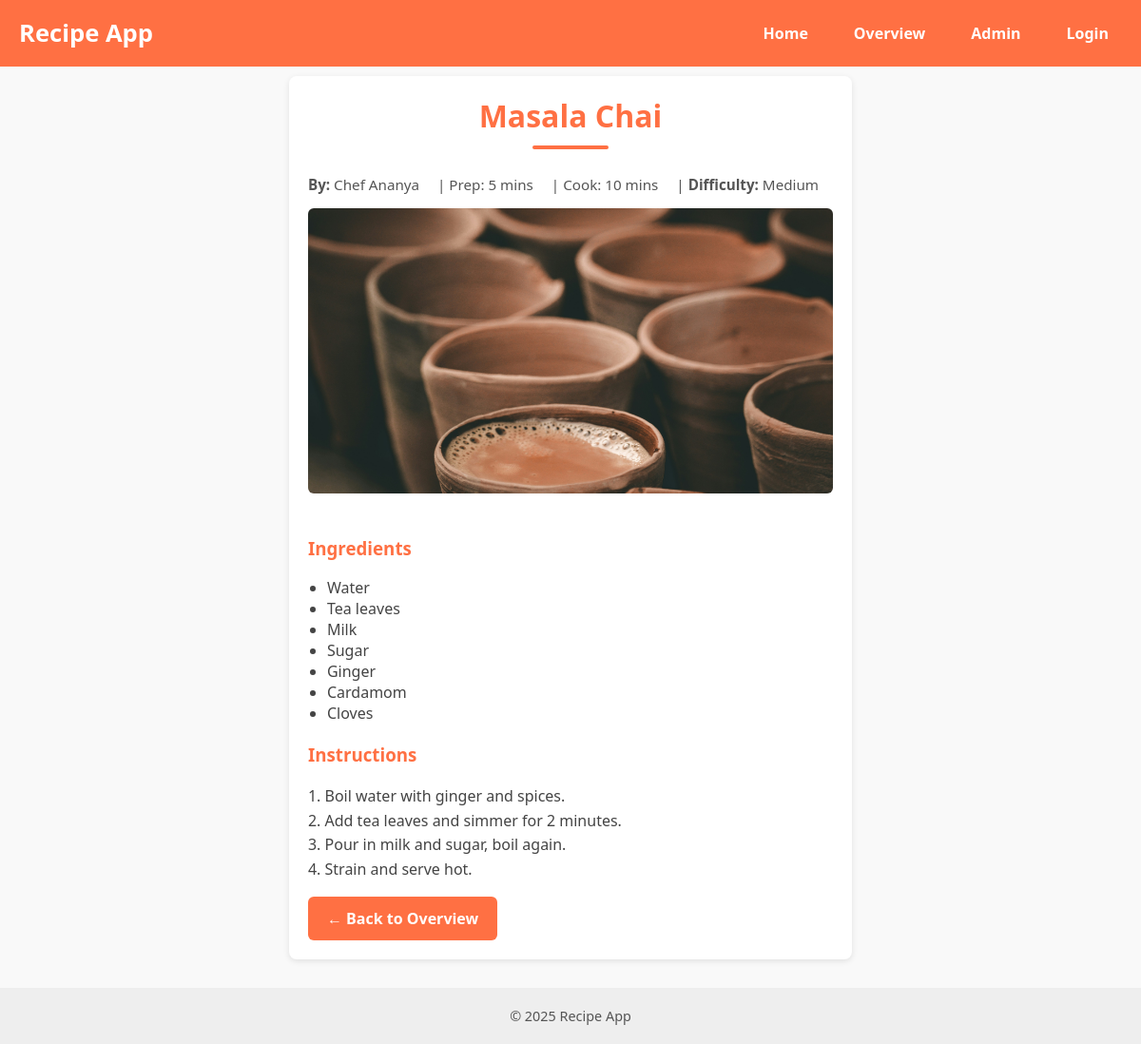
The page /recipes/detail/6/ on the database its author committed.
### recipes/models.py (models this page shows, shortened)
class Recipe(models.Model):
    title = models.CharField(max_length=150, default="Untitled Recipe")
    author_name = models.CharField(max_length=120, default="Unknown")
    description = models.TextField(blank=True)
    ingredients = models.TextField(default="No ingredients listed")
    instructions = models.TextField(default="No instructions yet")
    prep_time = models.IntegerField(help_text="Minutes", default=0)
    cook_time = models.IntegerField(help_text="Minutes", default=0)
    serves = models.IntegerField(default=1)
    image = models.ImageField(upload_to='recipes', default='no_picture.jpg')
    def total_time(self):
        return (self.prep_time or 0) + (self.cook_time or 0)
    def difficulty(self):
        ing_count = len([i for i in self.ingredients.splitlines() if i.strip()])
        t = self.total_time()
        if t <= 30 and ing_count <= 6:
            return "Easy"
        if t <= 60 or ing_count <= 10:
            return "Medium"
        return "Hard"

### recipes/views.py (the view)
# urls.py: path('detail/<int:pk>/', recipe_detail, name='detail'),   # detail for overview list
def recipe_detail(request, pk): # detail
    recipe = get_object_or_404(Recipe, pk=pk)
    return render(request, 'recipes/detail.html', {'recipe': recipe})

### recipes/templates/recipes/detail.html (shortened to what this page needs)
{% extends 'recipes/base.html' %}
{% load static %}
{% block styles %}
<link rel="stylesheet" href="{% static 'recipes/base.css' %}">
<link rel="stylesheet" href="{% static 'recipes/detail.css' %}">
{% endblock %}
{% block content %}
  <div class="detail">
    <h2>{{ recipe.title }}</h2>
    <p class="meta">
      <span><b>By:</b> {{ recipe.author_name }}</span> |
      <span>Prep: {{ recipe.prep_time }} mins</span> |
      <span>Cook: {{ recipe.cook_time }} mins</span> |
      <span><b>Difficulty:</b> {{ recipe.difficulty }}</span>
    </p>
    <img src="{{ recipe.image.url }}" alt="{{ recipe.title }}" class="detail-img">
    <h3>Ingredients</h3>
    <ul>
      {% for line in recipe.ingredients.splitlines %}
      <li>{{ line }}</li>
      {% endfor %}
    </ul>
    <h3>Instructions</h3>
    <p class="instructions">{{ recipe.instructions }}</p>
    <a href="{% url 'recipes:overview' %}" class="btn">← Back to Overview</a>
  </div>
{% endblock %}

### recipes/static/recipes/base.css (style rules this page uses)
html, body { height: 100%; margin: 0; font-family: "Segoe UI", Arial, sans-serif; display: flex; flex-direction: column; }
.btn { display: inline-block; padding: 12px 20px; background: #ff7043; color: white; text-decoration: none; border-radius: 6px; font-weight: bold; transition: background 0.3s ease; }

### recipes/static/recipes/detail.css (style rules this page uses)
body { font-family: "Segoe UI", Arial, sans-serif; background: #f9f9f9; margin: 0; padding-top: 50px; }
h2 { margin-top: 0; color: #ff7043; text-align: center; font-size: 2em; font-weight: bold; position: relative; }
h2::after { content: ""; display: block; width: 80px; height: 4px; background: #ff7043; margin: 10px auto 0 auto; border-radius: 2px; }
.meta { color: #555; font-size: 0.95em; margin-bottom: 15px; text-align: center; }
.meta span { margin-right: 15px; }
img { width: 100%; max-height: 300px; object-fit: cover; border-radius: 6px; margin-bottom: 20px; }
h3 { margin-top: 20px; color: #ff7043; }
ul { list-style: disc; padding-left: 20px; color: #444; }
p.instructions { white-space: pre-line; color: #444; line-height: 1.6; }

### rows shown on the page
Recipe: title "Masala Chai", author_name "Chef Ananya", prep_time "5", cook_time "10", difficulty "Medium", image (picture), instructions "1. Boil water with ginger and spices. 2. Add tea leaves and simmer for 2 minutes. 3. Pour in milk and sugar, boil again. 4. Strain and serve hot."

### other values the page prints
{{ line }} "Water" "Tea leaves" "Milk" "Sugar" "Ginger" "Cardamom" "Cloves"
